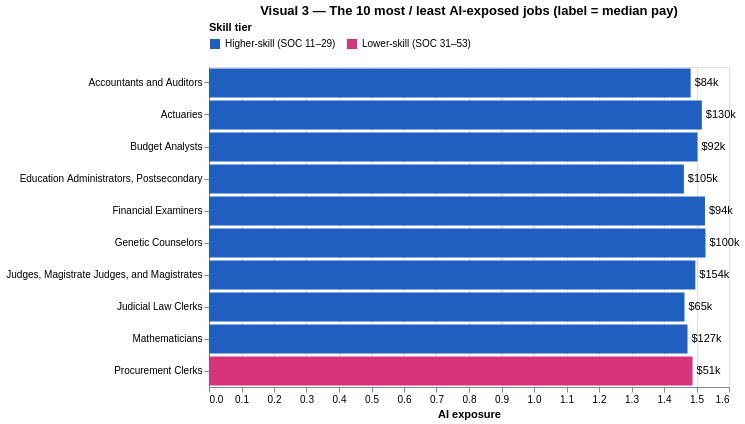

Notebook source saved alongside this figure:
### Markdown cell above
---
### Visual 3 — Which specific jobs are most and least exposed?
**What you're looking at:** The 10 most exposed and the 10 least exposed occupations. Each bar's label shows the job's median pay.

**What to notice:** The top 10 are almost all analytical, desk-based professions, mostly paying **$85k–$155k**, such as actuaries, judges, budget analysts and accountants. The bottom 10 are physical jobs paying much less, such as fitness trainers and construction helpers.

> **Key takeaway:** "AI exposure" measures how much of a job is **reading, analyzing, writing and deciding**. Those happen to be well-paid tasks.

*How to interact:* use the buttons above the chart to switch between the most and least exposed jobs. Hover over a bar for details.

### Code cell
top = df.nlargest(10, 'AIOE').assign(view='Most exposed')
bottom = df.nsmallest(10, 'AIOE').assign(view='Least exposed')
ranked = pd.concat([top, bottom])
ranked['pay_label'] = ranked['A_MEDIAN'].map(lambda v: f'${v / 1000:,.0f}k')

view = alt.param(value='Most exposed', bind=alt.binding_radio(options=['Most exposed', 'Least exposed'], name='Show: '))
base = alt.Chart(ranked).transform_filter(alt.datum.view == view)
bars = base.mark_bar().encode(
    x=alt.X('AIOE:Q', title='AI exposure'),
    y=alt.Y('occupation:N', sort=alt.EncodingSortField('AIOE', order='descending'), title=None,
            axis=alt.Axis(labelLimit=320)),
    color=tier_color(),
    tooltip=[alt.Tooltip('occupation:N', title='Job'), alt.Tooltip('AIOE:Q', title='Exposure', format='+.2f'),
             alt.Tooltip('A_MEDIAN:Q', title='Median pay', format='$,.0f'),
             alt.Tooltip('TOT_EMP:Q', title='Workers', format=',.0f')])
pay = base.mark_text(align='left', dx=4).encode(
    x=alt.X('AIOE:Q'), y=alt.Y('occupation:N', sort=alt.EncodingSortField('AIOE', order='descending')),
    text='pay_label:N')

visual3 = (bars + pay).add_params(view).properties(
    width=520, height=320, title='Visual 3 — The 10 most / least AI-exposed jobs (label = median pay)')
visual3

### Figure 1 — Vega-Lite specification as saved in the notebook (floating-point values rounded to 4 significant figures)
{"config": {"view": {"continuousWidth": 300, "continuousHeight": 300}}, "layer": [{"mark": {"type": "bar"}, "encoding": {"color": {"field": "skill_tier", "legend": {"orient": "top", "title": "Skill tier"}, "scale": {"domain": ["Higher-skill (SOC 11–29)", "Lower-skill (SOC 31–53)"], "range": ["#1f5fbf", "#d6337a"]}, "type": "nominal"}, "tooltip": [{"field": "occupation", "title": "Job", "type": "nominal"}, {"field": "AIOE", "format": "+.2f", "title": "Exposure", "type": "quantitative"}, {"field": "A_MEDIAN", "format": "$,.0f", "title": "Median pay", "type": "quantitative"}, {"field": "TOT_EMP", "format": ",.0f", "title": "Workers", "type": "quantitative"}], "x": {"field": "AIOE", "title": "AI exposure", "type": "quantitative"}, "y": {"axis": {"labelLimit": 320}, "field": "occupation", "sort": {"field": "AIOE", "order": "descending"}, "title": null, "type": "nominal"}}, "transform": [{"filter": "(datum.view === param_1538748ddfe980ca)"}]}, {"mark": {"type": "text", "align": "left", "dx": 4}, "encoding": {"text": {"field": "pay_label", "type": "nominal"}, "x": {"field": "AIOE", "type": "quantitative"}, "y": {"field": "occupation", "sort": {"field": "AIOE", "order": "descending"}, "type": "nominal"}}, "transform": [{"filter": "(datum.view === param_1538748ddfe980ca)"}]}], "data": {"name": "data-d4d335250170d322ef64aa58ab4ebc92"}, "height": 320, "params": [{"name": "param_1538748ddfe980ca", "bind": {"input": "radio", "options": ["Most exposed", "Least exposed"], "name": "Show: "}, "value": "Most exposed"}], "title": "Visual 3 — The 10 most / least AI-exposed jobs (label = median pay)", "width": 520, "$schema": "https://vega.github.io/schema/vega-lite/v6.4.1.json", "datasets": {"data-d4d335250170d322ef64aa58ab4ebc92": [{"OCC_CODE": "29-9092", "occupation": "Genetic Counselors", "soc_major": "29", "major_group": "Healthcare Practitioners", "skill_tier": "Higher-skill (SOC 11–29)", "high_skill": 1, "AIOE": 1.528, "AIOE_x_skill": 1.528, "TOT_EMP": 3740.0, "log_emp": 3.573, "A_MEDIAN": 100000.0, "log_wage": 11.51, "A_PCT10": 78270.0, "A_PCT25": 88900.0, "A_PCT75": 116100.0, "A_PCT90": 138800.0, "wage_band": "Top 20%", "aioe_bin_start": 1.5, "aioe_bin": "+1.5 to +2.0", "TOT_EMP_22": 3220.0, "A_MEDIAN_22": 89990.0, "view": "Most exposed", "pay_label": "$100k"}, {"OCC_CODE": "13-2061", "occupation": "Financial Examiners", "soc_major": "13", "major_group": "Business & Financial", "skill_tier": "Higher-skill (SOC 11–29)", "high_skill": 1, "AIOE": 1.526, "AIOE_x_skill": 1.526, "TOT_EMP": 67830.0, "log_emp": 4.831, "A_MEDIAN": 94160.0, "log_wage": 11.45, "A_PCT10": 56230.0, "A_PCT25": 70660.0, "A_PCT75": 129600.0, "A_PCT90": 174200.0, "wage_band": "Top 20%", "aioe_bin_start": 1.5, "aioe_bin": "+1.5 to +2.0", "TOT_EMP_22": 63370.0, "A_MEDIAN_22": 82210.0, "view": "Most exposed", "pay_label": "$94k"}, {"OCC_CODE": "15-2011", "occupation": "Actuaries", "soc_major": "15", "major_group": "Computer & Mathematical", "skill_tier": "Higher-skill (SOC 11–29)", "high_skill": 1, "AIOE": 1.516, "AIOE_x_skill": 1.516, "TOT_EMP": 26670.0, "log_emp": 4.426, "A_MEDIAN": 130000.0, "log_wage": 11.78, "A_PCT10": 78570.0, "A_PCT25": 97680.0, "A_PCT75": 170600.0, "A_PCT90": 215100.0, "wage_band": "Top 20%", "aioe_bin_start": 1.5, "aioe_bin": "+1.5 to +2.0", "TOT_EMP_22": 25010.0, "A_MEDIAN_22": 114000.0, "view": "Most exposed", "pay_label": "$130k"}, {"OCC_CODE": "13-2031", "occupation": "Budget Analysts", "soc_major": "13", "major_group": "Business & Financial", "skill_tier": "Higher-skill (SOC 11–29)", "high_skill": 1, "AIOE": 1.503, "AIOE_x_skill": 1.503, "TOT_EMP": 47160.0, "log_emp": 4.674, "A_MEDIAN": 91640.0, "log_wage": 11.43, "A_PCT10": 62250.0, "A_PCT25": 75320.0, "A_PCT75": 114200.0, "A_PCT90": 136700.0, "wage_band": "Top 20%", "aioe_bin_start": 1.5, "aioe_bin": "+1.5 to +2.0", "TOT_EMP_22": 48430.0, "A_MEDIAN_22": 82260.0, "view": "Most exposed", "pay_label": "$92k"}, {"OCC_CODE": "23-1023", "occupation": "Judges, Magistrate Judges, and Magistrates", "soc_major": "23", "major_group": "Legal", "skill_tier": "Higher-skill (SOC 11–29)", "high_skill": 1, "AIOE": 1.496, "AIOE_x_skill": 1.496, "TOT_EMP": 24030.0, "log_emp": 4.381, "A_MEDIAN": 154000.0, "log_wage": 11.94, "A_PCT10": 46950.0, "A_PCT25": 85710.0, "A_PCT75": 195000.0, "A_PCT90": 221700.0, "wage_band": "Top 20%", "aioe_bin_start": 1.0, "aioe_bin": "+1.0 to +1.5", "TOT_EMP_22": 28230.0, "A_MEDIAN_22": 151000.0, "view": "Most exposed", "pay_label": "$154k"}, {"OCC_CODE": "43-3061", "occupation": "Procurement Clerks", "soc_major": "43", "major_group": "Office & Admin Support", "skill_tier": "Lower-skill (SOC 31–53)", "high_skill": 0, "AIOE": 1.488, "AIOE_x_skill": 0.0, "TOT_EMP": 55810.0, "log_emp": 4.747, "A_MEDIAN": 50580.0, "log_wage": 10.83, "A_PCT10": 38040.0, "A_PCT25": 43420.0, "A_PCT75": 60080.0, "A_PCT90": 68620.0, "wage_band": "20–40%", "aioe_bin_start": 1.0, "aioe_bin": "+1.0 to +1.5", "TOT_EMP_22": 63340.0, "A_MEDIAN_22": 45240.0, "view": "Most exposed", "pay_label": "$51k"}, {"OCC_CODE": "13-2011", "occupation": "Accountants and Auditors", "soc_major": "13", "major_group": "Business & Financial", "skill_tier": "Higher-skill (SOC 11–29)", "high_skill": 1, "AIOE": 1.482, "AIOE_x_skill": 1.482, "TOT_EMP": 1450000.0, "log_emp": 6.161, "A_MEDIAN": 83680.0, "log_wage": 11.33, "A_PCT10": 56020.0, "A_PCT25": 67020.0, "A_PCT75": 109800.0, "A_PCT90": 144100.0, "wage_band": "60–80%", "aioe_bin_start": 1.0, "aioe_bin": "+1.0 to +1.5", "TOT_EMP_22": 1402000.0, "A_MEDIAN_22": 78000.0, "view": "Most exposed", "pay_label": "$84k"}, {"OCC_CODE": "15-2021", "occupation": "Mathematicians", "soc_major": "15", "major_group": "Computer & Mathematical", "skill_tier": "Higher-skill (SOC 11–29)", "high_skill": 1, "AIOE": 1.472, "AIOE_x_skill": 1.472, "TOT_EMP": 2030.0, "log_emp": 3.307, "A_MEDIAN": 126700.0, "log_wage": 11.75, "A_PCT10": 69240.0, "A_PCT25": 88570.0, "A_PCT75": 157000.0, "A_PCT90": 195200.0, "wage_band": "Top 20%", "aioe_bin_start": 1.0, "aioe_bin": "+1.0 to +1.5", "TOT_EMP_22": 2070.0, "A_MEDIAN_22": 112100.0, "view": "Most exposed", "pay_label": "$127k"}, {"OCC_CODE": "23-1012", "occupation": "Judicial Law Clerks", "soc_major": "23", "major_group": "Legal", "skill_tier": "Higher-skill (SOC 11–29)", "high_skill": 1, "AIOE": 1.463, "AIOE_x_skill": 1.463, "TOT_EMP": 13290.0, "log_emp": 4.124, "A_MEDIAN": 64920.0, "log_wage": 11.08, "A_PCT10": 46180.0, "A_PCT25": 52870.0, "A_PCT75": 80420.0, "A_PCT90": 113100.0, "wage_band": "40–60%", "aioe_bin_start": 1.0, "aioe_bin": "+1.0 to +1.5", "TOT_EMP_22": 15540.0, "A_MEDIAN_22": 57490.0, "view": "Most exposed", "pay_label": "$65k"}, {"OCC_CODE": "11-9033", "occupation": "Education Administrators, Postsecondary", "soc_major": "11", "major_group": "Management", "skill_tier": "Higher-skill (SOC 11–29)", "high_skill": 1, "AIOE": 1.461, "AIOE_x_skill": 1.461, "TOT_EMP": 180500.0, "log_emp": 5.256, "A_MEDIAN": 104600.0, "log_wage": 11.56, "A_PCT10": 64560.0, "A_PCT25": 80870.0, "A_PCT75": 144400.0, "A_PCT90": 215600.0, "wage_band": "Top 20%", "aioe_bin_start": 1.0, "aioe_bin": "+1.0 to +1.5", "TOT_EMP_22": 167100.0, "A_MEDIAN_22": 99940.0, "view": "Most exposed", "pay_label": "$105k"}, {"OCC_CODE": "39-9031", "occupation": "Exercise Trainers and Group Fitness Instructors", "soc_major": "39", "major_group": "Personal Care & Service", "skill_tier": "Lower-skill (SOC 31–53)", "high_skill": 0, "AIOE": -2.112, "AIOE_x_skill": -0.0, "TOT_EMP": 322900.0, "log_emp": 5.509, "A_MEDIAN": 47160.0, "log_wage": 10.76, "A_PCT10": 28800.0, "A_PCT25": 35280.0, "A_PCT75": 61730.0, "A_PCT90": 83100.0, "wage_band": "20–40%", "aioe_bin_start": -2.5, "aioe_bin": "-2.5 to -2.0", "TOT_EMP_22": 250500.0, "A_MEDIAN_22": 45380.0, "view": "Least exposed", "pay_label": "$47k"}, {"OCC_CODE": "47-3014", "occupation": "Helpers--Painters, Paperhangers, Plasterers, and Stucco Masons", "soc_major": "47", "major_group": "Construction & Extraction", "skill_tier": "Lower-skill (SOC 31–53)", "high_skill": 0, "AIOE": -2.045, "AIOE_x_skill": -0.0, "TOT_EMP": 7490.0, "log_emp": 3.874, "A_MEDIAN": 40470.0, "log_wage": 10.61, "A_PCT10": 31200.0, "A_PCT25": 36830.0, "A_PCT75": 49090.0, "A_PCT90": 52000.0, "wage_band": "Bottom 20%", "aioe_bin_start": -2.5, "aioe_bin": "-2.5 to -2.0", "TOT_EMP_22": 8630.0, "A_MEDIAN_22": 36080.0, "view": "Least exposed", "pay_label": "$40k"}, {"OCC_CODE": "47-2171", "occupation": "Reinforcing Iron and Rebar Workers", "soc_major": "47", "major_group": "Construction & Extraction", "skill_tier": "Lower-skill (SOC 31–53)", "high_skill": 0, "AIOE": -1.971, "AIOE_x_skill": -0.0, "TOT_EMP": 13800.0, "log_emp": 4.14, "A_MEDIAN": 58970.0, "log_wage": 10.98, "A_PCT10": 43310.0, "A_PCT25": 47990.0, "A_PCT75": 77320.0, "A_PCT90": 104500.0, "wage_band": "40–60%", "aioe_bin_start": -2.0, "aioe_bin": "-2.0 to -1.5", "TOT_EMP_22": 17270.0, "A_MEDIAN_22": 51070.0, "view": "Least exposed", "pay_label": "$59k"}, {"OCC_CODE": "51-6021", "occupation": "Pressers, Textile, Garment, and Related Materials", "soc_major": "51", "major_group": "Production", "skill_tier": "Lower-skill (SOC 31–53)", "high_skill": 0, "AIOE": -1.95, "AIOE_x_skill": -0.0, "TOT_EMP": 26120.0, "log_emp": 4.417, "A_MEDIAN": 35060.0, "log_wage": 10.46, "A_PCT10": 27180.0, "A_PCT25": 29870.0, "A_PCT75": 37940.0, "A_PCT90": 43050.0, "wage_band": "Bottom 20%", "aioe_bin_start": -2.0, "aioe_bin": "-2.0 to -1.5", "TOT_EMP_22": 28570.0, "A_MEDIAN_22": 29690.0, "view": "Least exposed", "pay_label": "$35k"}, {"OCC_CODE": "47-3011", "occupation": "Helpers--Brickmasons, Blockmasons, Stonemasons, and Tile and Marble Setters", "soc_major": "47", "major_group": "Construction & Extraction", "skill_tier": "Lower-skill (SOC 31–53)", "high_skill": 0, "AIOE": -1.942, "AIOE_x_skill": -0.0, "TOT_EMP": 14170.0, "log_emp": 4.151, "A_MEDIAN": 47550.0, "log_wage": 10.77, "A_PCT10": 36230.0, "A_PCT25": 40100.0, "A_PCT75": 57980.0, "A_PCT90": 70080.0, "wage_band": "20–40%", "aioe_bin_start": -2.0, "aioe_bin": "-2.0 to -1.5", "TOT_EMP_22": 17730.0, "A_MEDIAN_22": 39430.0, "view": "Least exposed", "pay_label": "$48k"}, {"OCC_CODE": "35-9011", "occupation": "Dining Room and Cafeteria Attendants and Bartender Helpers", "soc_major": "35", "major_group": "Food Prep & Serving", "skill_tier": "Lower-skill (SOC 31–53)", "high_skill": 0, "AIOE": -1.927, "AIOE_x_skill": -0.0, "TOT_EMP": 542800.0, "log_emp": 5.735, "A_MEDIAN": 33980.0, "log_wage": 10.43, "A_PCT10": 21300.0, "A_PCT25": 28330.0, "A_PCT75": 37250.0, "A_PCT90": 46570.0, "wage_band": "Bottom 20%", "aioe_bin_start": -2.0, "aioe_bin": "-2.0 to -1.5", "TOT_EMP_22": 439800.0, "A_MEDIAN_22": 29120.0, "view": "Least exposed", "pay_label": "$34k"}, {"OCC_CODE": "47-4031", "occupation": "Fence Erectors", "soc_major": "47", "major_group": "Construction & Extraction", "skill_tier": "Lower-skill (SOC 31–53)", "high_skill": 0, "AIOE": -1.902, "AIOE_x_skill": -0.0, "TOT_EMP": 24480.0, "log_emp": 4.389, "A_MEDIAN": 47980.0, "log_wage": 10.78, "A_PCT10": 35810.0, "A_PCT25": 40400.0, "A_PCT75": 58610.0, "A_PCT90": 70010.0, "wage_band": "20–40%", "aioe_bin_start": -2.0, "aioe_bin": "-2.0 to -1.5", "TOT_EMP_22": 27060.0, "A_MEDIAN_22": 39840.0, "view": "Least exposed", "pay_label": "$48k"}, {"OCC_CODE": "47-3016", "occupation": "Helpers--Roofers", "soc_major": "47", "major_group": "Construction & Extraction", "skill_tier": "Lower-skill (SOC 31–53)", "high_skill": 0, "AIOE": -1.898, "AIOE_x_skill": -0.0, "TOT_EMP": 6030.0, "log_emp": 3.78, "A_MEDIAN": 44160.0, "log_wage": 10.7, "A_PCT10": 30140.0, "A_PCT25": 37030.0, "A_PCT75": 48970.0, "A_PCT90": 62400.0, "wage_band": "Bottom 20%", "aioe_bin_start": -2.0, "aioe_bin": "-2.0 to -1.5", "TOT_EMP_22": 5790.0, "A_MEDIAN_22": 37020.0, "view": "Least exposed", "pay_label": "$44k"}, {"OCC_CODE": "51-3023", "occupation": "Slaughterers and Meat Packers", "soc_major": "51", "major_group": "Production", "skill_tier": "Lower-skill (SOC 31–53)", "high_skill": 0, "AIOE": -1.835, "AIOE_x_skill": -0.0, "TOT_EMP": 69950.0, "log_emp": 4.845, "A_MEDIAN": 40130.0, "log_wage": 10.6, "A_PCT10": 33340.0, "A_PCT25": 36150.0, "A_PCT75": 46870.0, "A_PCT90": 51090.0, "wage_band": "Bottom 20%", "aioe_bin_start": -2.0, "aioe_bin": "-2.0 to -1.5", "TOT_EMP_22": 78660.0, "A_MEDIAN_22": 35240.0, "view": "Least exposed", "pay_label": "$40k"}, {"OCC_CODE": "37-3011", "occupation": "Landscaping and Groundskeeping Workers", "soc_major": "37", "major_group": "Building & Grounds Cleaning", "skill_tier": "Lower-skill (SOC 31–53)", "high_skill": 0, "AIOE": -1.824, "AIOE_x_skill": -0.0, "TOT_EMP": 952600.0, "log_emp": 5.979, "A_MEDIAN": 39150.0, "log_wage": 10.58, "A_PCT10": 31150.0, "A_PCT25": 36190.0, "A_PCT75": 46830.0, "A_PCT90": 56730.0, "wage_band": "Bottom 20%", "aioe_bin_start": -2.0, "aioe_bin": "-2.0 to -1.5", "TOT_EMP_22": 914200.0, "A_MEDIAN_22": 35890.0, "view": "Least exposed", "pay_label": "$39k"}]}}
